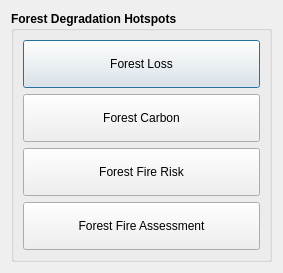
<?xml version="1.0" encoding="UTF-8"?>
<ui version="4.0">
 <class>DlgForests</class>
 <widget class="QDialog" name="DlgForests">
  <property name="geometry">
   <rect>
    <x>0</x>
    <y>0</y>
    <width>283</width>
    <height>271</height>
   </rect>
  </property>
  <property name="windowTitle">
   <string>Forest Degradation Dialog</string>
  </property>
  <layout class="QVBoxLayout" name="verticalLayout">
   <item>
    <widget class="QGroupBox" name="groupBox">
     <property name="sizePolicy">
      <sizepolicy hsizetype="Preferred" vsizetype="Minimum">
       <horstretch>0</horstretch>
       <verstretch>0</verstretch>
      </sizepolicy>
     </property>
     <property name="font">
      <font>
       <weight>75</weight>
       <bold>true</bold>
      </font>
     </property>
     <property name="title">
      <string>Forest Degradation Hotspots</string>
     </property>
     <layout class="QVBoxLayout" name="verticalLayout_2">
      <item>
       <widget class="QPushButton" name="pushButton_fl">
        <property name="sizePolicy">
         <sizepolicy hsizetype="Minimum" vsizetype="Minimum">
          <horstretch>0</horstretch>
          <verstretch>0</verstretch>
         </sizepolicy>
        </property>
        <property name="minimumSize">
         <size>
          <width>0</width>
          <height>48</height>
         </size>
        </property>
        <property name="font">
         <font>
          <weight>50</weight>
          <bold>false</bold>
         </font>
        </property>
        <property name="text">
         <string>Forest Loss</string>
        </property>
       </widget>
      </item>
      <item>
       <widget class="QPushButton" name="pushButton_fc">
        <property name="sizePolicy">
         <sizepolicy hsizetype="Minimum" vsizetype="Minimum">
          <horstretch>0</horstretch>
          <verstretch>0</verstretch>
         </sizepolicy>
        </property>
        <property name="minimumSize">
         <size>
          <width>0</width>
          <height>48</height>
         </size>
        </property>
        <property name="font">
         <font>
          <weight>50</weight>
          <bold>false</bold>
         </font>
        </property>
        <property name="text">
         <string>Forest Carbon</string>
        </property>
       </widget>
      </item>
      <item>
       <widget class="QPushButton" name="pushButton_ffr">
        <property name="sizePolicy">
         <sizepolicy hsizetype="Minimum" vsizetype="Minimum">
          <horstretch>0</horstretch>
          <verstretch>0</verstretch>
         </sizepolicy>
        </property>
        <property name="minimumSize">
         <size>
          <width>0</width>
          <height>48</height>
         </size>
        </property>
        <property name="font">
         <font>
          <weight>50</weight>
          <bold>false</bold>
         </font>
        </property>
        <property name="text">
         <string>Forest Fire Risk</string>
        </property>
       </widget>
      </item>
      <item>
       <widget class="QPushButton" name="pushButton_ffa">
        <property name="sizePolicy">
         <sizepolicy hsizetype="Minimum" vsizetype="Minimum">
          <horstretch>0</horstretch>
          <verstretch>0</verstretch>
         </sizepolicy>
        </property>
        <property name="minimumSize">
         <size>
          <width>0</width>
          <height>48</height>
         </size>
        </property>
        <property name="font">
         <font>
          <weight>50</weight>
          <bold>false</bold>
         </font>
        </property>
        <property name="text">
         <string>Forest Fire Assessment</string>
        </property>
       </widget>
      </item>
     </layout>
    </widget>
   </item>
  </layout>
 </widget>
 <resources/>
 <connections/>
</ui>
